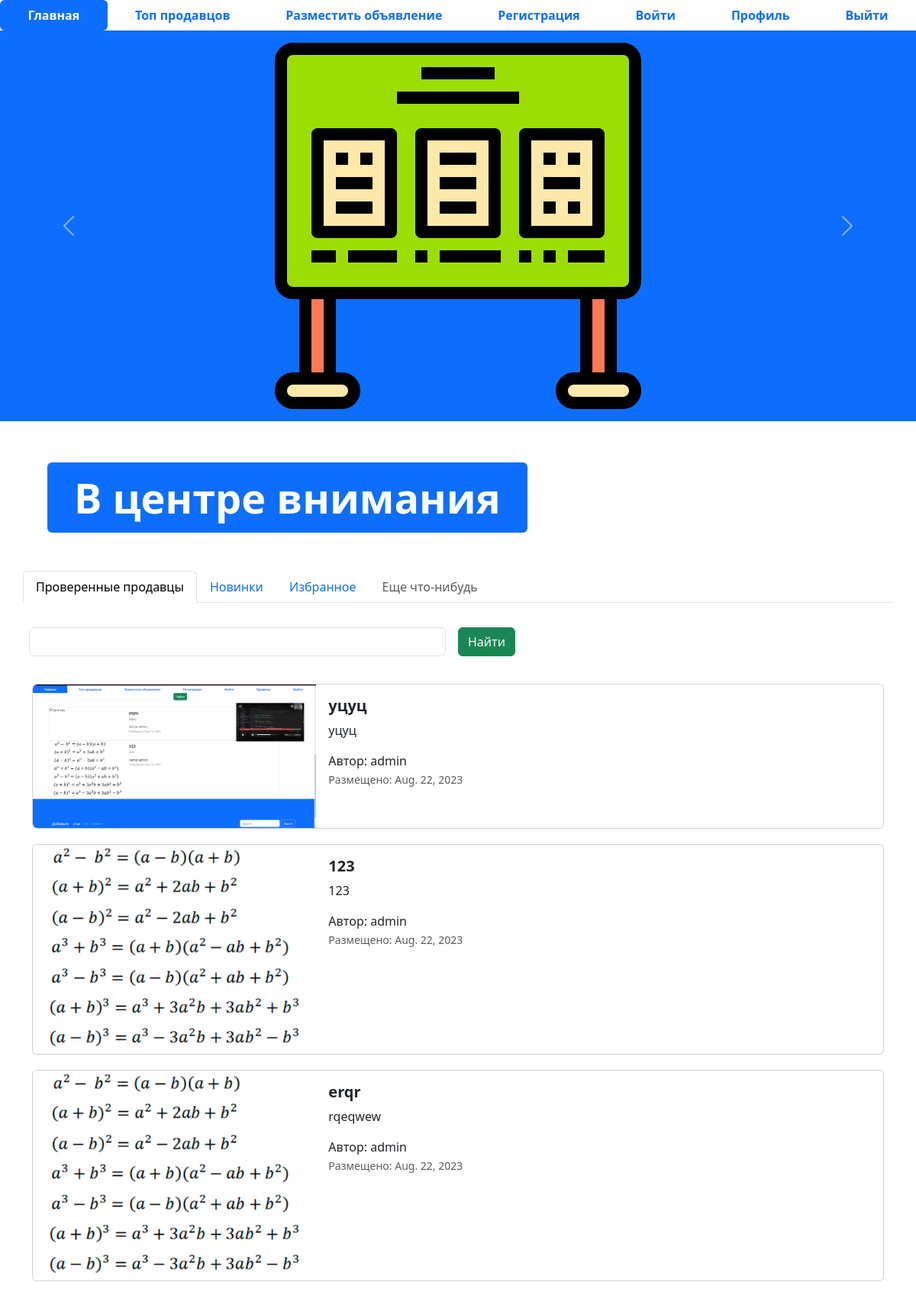
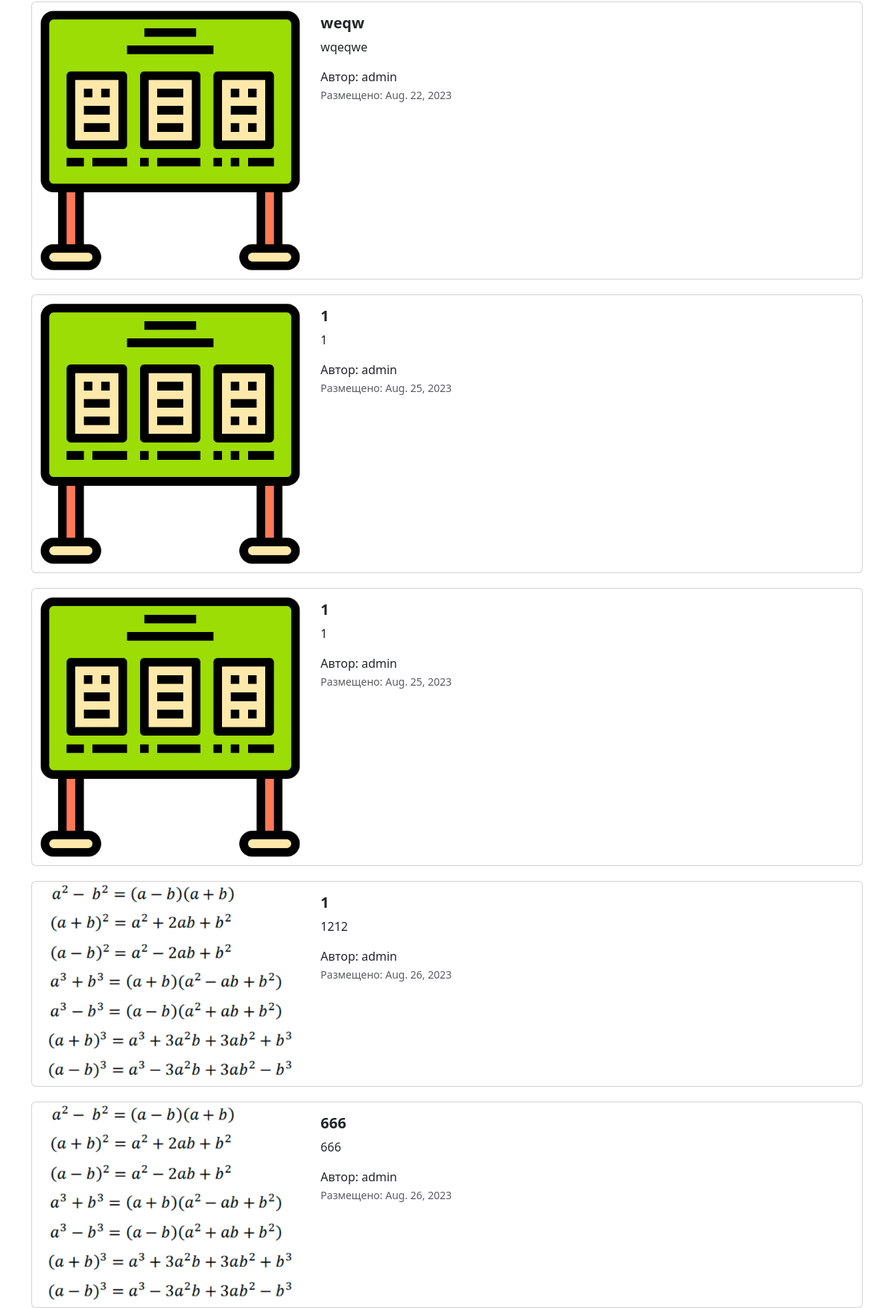
The page / (upper part) on the database its author committed (2 pictures, top to bottom).
### app_lesson_4/models.py (models this page shows, shortened)
class Advertisement(models.Model): #это класс модель
    id = models.AutoField(primary_key=True)
    title = models.CharField("заголовок",max_length=64,validators=[examination])
    text = models.TextField("описание")
    author = models.ForeignKey(to=User,on_delete=models.CASCADE)
    date = models.DateField("дата", auto_now_add=True)
    updated_at = models.DateTimeField("обновление",auto_now=True)
    prise = models.FloatField("цена")
    auction = models.BooleanField("торг",default=False)
    coortun = models.ImageField("изображения",upload_to="media",default="static/img/adv.png")
    class Meta:
        db_table = 'advertisements'
        managed = True
        verbose_name = 'advertisements'
        verbose_name_plural = 'advertisements'

### app_lesson_4/views.py (the view)
# urls.py: urlpatterns = [path("",index,name="main"),path("top-sellers",top_sellers,name="tp"),
def index(request):
    advlist = Advertisement.objects.all()
    context = {"advertisment" : advlist }
    return render(request,"index.html",context = context)

### templates/index.html (shortened to what this page needs)
<!DOCTYPE html>
{% extends "base.html" %}
{% load static %}
{% block content%}
<ul class="nav nav-pills sticky-top bg-white nav-fill">
  <li class="nav-item">
    <a class="nav-link active" aria-current="page" href={% url "main" %}>
      <span style="font-weight: bold;">Главная</span>
  </li>
  <li class="nav-item">
    <a class="nav-link" href={% url "tp" %}><span style="font-weight: bold;">Топ продавцов</span>
    </a>
  </li>
  <li class="nav-item">
    <a class="nav-link" href={% url "adv" %}>
      <span style="font-weight: bold;">Разместить объявление</span>
    </a>
  </li>
  <li class="nav-item">
    <a class="nav-link" href={% url "rg" %}>
      <span style="font-weight: bold;">Регистрация</span>
    </a>
  </li>
  <li class="nav-item">
    <a class="nav-link" href={% url "log" %}>
      <span style="font-weight: bold;">Войти</span>
    </a>
  </li>
  <li class="nav-item">
    <a class="nav-link" href={% url "pf"%}>
      <span style="font-weight: bold;">Профиль</span>
    </a>
  </li>
  <li class="nav-item">
    <a class="nav-link" href="#">
      <span style="font-weight: bold;">Выйти</span>
    </a>
  </li>
</ul>
<div id="carouselExampleControls" class="carousel slide bg-primary" data-bs-ride="carousel">
  <div class="carousel-inner">
    <div class="carousel-item active">
      <img src="{% static   'img/adv.png'%}" class="mx-auto d-block w-33" alt="...">
    </div>
  </div>
  <button class="carousel-control-prev" type="button" data-bs-target="#carouselExampleControls" data-bs-slide="prev">
    <span class="carousel-control-prev-icon" aria-hidden="true"></span>
  </button>
  <button class="carousel-control-next" type="button" data-bs-target="#carouselExampleControls" data-bs-slide="next">
    <span class="carousel-control-next-icon" aria-hidden="true"></span>
  </button>
</div>
<div class="container" style="margin: 50px;">
  <div class="display-2">
    <span class="badge bg-primary">В центре внимания</span>
  </div>
</div>
<div class="container">
  <div class="row">
    <ul class="nav nav-tabs bg-white">
      <li class="nav-item">
        <a class="nav-link active" aria-current="page" href="#">Проверенные продавцы</a>
      </li>
      <li class="nav-item">
        <a class="nav-link" href="#">Новинки</a>
      </li>
      <li class="nav-item">
        <a class="nav-link" href="#">Избранное</a>
      </li>
      <li class="nav-item">
        <a class="nav-link disabled" href="#" tabindex="-1" aria-disabled="true">Еще что-нибудь</a>
      </li>
    </ul>
    <form class="row g-3">
      <div class="col-auto w-50">
        <input type="text" class="form-control">
      </div>
      <div class="col-auto">
        <button type="submit" class="btn btn-success mb-3">Найти</button>
      </div>
    </form>
  </div>
  <div class="col">
    {% for adv in advertisment%}
    <div class="card mb-2" style="max-width: 1200px; margin-top: 20px;">
      <div class="row g-0">
        <div class="col-md-4">
          <a href="advertisement.html" class="nav-link">
            <img src=" {% if adv.coortun %} {{ adv.coortun.url }} {% else %} {% static 'img/adv.png'%} {% endif %}" class="img-fluid rounded-start" alt="Card title">
          </a>
        </div>
        <div class="col-md-8">
          <div class="card-body">
            <h5 class="card-title">
              <a href="advertisement.html" class="nav-link"><strong>{{ adv.title }}</strong></a>
            </h5>
            <a href="advertisement.html" class="nav-link">
              <p class="card-text">
                {{adv.text}}
              </p>
              <span>Автор: {{adv.author}}</span>
              <p class="card-text"><small class="text-muted">Размещено: {{adv.date}}</small></p>
            </a>
          </div>
        </div>
      </div>
    </div>
    {% endfor %}
  </div>
</div>
{% endblock %}

### templates/base.html (shortened to what this page needs)
{% load static %}
<html>
    <head>
        <link href="{% static 'css/bootstrap.min.css' %}" rel="stylesheet">
        <link rel="stylesheet" href="{% static 'css/fontello.css' %}">
    </head>
    <body>
            {% block content %}
            {% endblock %}
    </body>
</html>

### rows shown on the page
Advertisement: coortun (picture), title "уцуц", text "уцуц", author "admin", date "Aug. 22, 2023"
Advertisement: coortun (picture), title "123", text "123", author "admin", date "Aug. 22, 2023"
Advertisement: coortun (picture), title "erqr", text "rqeqwew", author "admin", date "Aug. 22, 2023"
Advertisement: coortun (picture), title "weqw", text "wqeqwe", author "admin", date "Aug. 22, 2023"
Advertisement: coortun (picture), title "1", text "1", author "admin", date "Aug. 25, 2023"
Advertisement: coortun (picture), title "1", text "1", author "admin", date "Aug. 25, 2023"
Advertisement: coortun (picture), title "1", text "1212", author "admin", date "Aug. 26, 2023"
Advertisement: coortun (picture), title "666", text "666", author "admin", date "Aug. 26, 2023"
